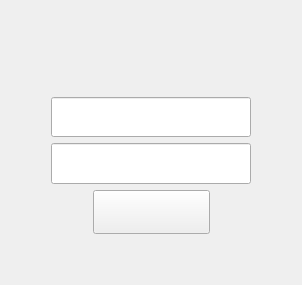
      <widget class="QWidget" name="stackedWidgetPage1">
       <layout class="QGridLayout" name="gridLayout_2">
        <item row="4" column="0">
         <layout class="QHBoxLayout" name="horizontalLayout_5">
          <item>
           <spacer name="horizontalSpacer_3">
            <property name="orientation">
             <enum>Qt::Horizontal</enum>
            </property>
            <property name="sizeHint" stdset="0">
             <size>
              <width>40</width>
              <height>20</height>
             </size>
            </property>
           </spacer>
          </item>
          <item>
           <widget class="QtMaterialTextField" name="lineEdit_ip">
            <property name="minimumSize">
             <size>
              <width>200</width>
              <height>40</height>
             </size>
            </property>
           </widget>
          </item>
          <item>
           <spacer name="horizontalSpacer_4">
            <property name="orientation">
             <enum>Qt::Horizontal</enum>
            </property>
            <property name="sizeHint" stdset="0">
             <size>
              <width>40</width>
              <height>20</height>
             </size>
            </property>
           </spacer>
          </item>
         </layout>
        </item>
        <item row="9" column="0">
         <spacer name="verticalSpacer_2">
          <property name="orientation">
           <enum>Qt::Vertical</enum>
          </property>
          <property name="sizeHint" stdset="0">
           <size>
            <width>20</width>
            <height>40</height>
           </size>
          </property>
         </spacer>
        </item>
        <item row="0" column="0">
         <spacer name="verticalSpacer">
          <property name="orientation">
           <enum>Qt::Vertical</enum>
          </property>
          <property name="sizeType">
           <enum>QSizePolicy::Maximum</enum>
          </property>
          <property name="sizeHint" stdset="0">
           <size>
            <width>20</width>
            <height>30</height>
           </size>
          </property>
         </spacer>
        </item>
        <item row="3" column="0">
         <layout class="QHBoxLayout" name="horizontalLayout_2">
          <property name="bottomMargin">
           <number>0</number>
          </property>
          <item>
           <spacer name="horizontalSpacer_7">
            <property name="orientation">
             <enum>Qt::Horizontal</enum>
            </property>
            <property name="sizeHint" stdset="0">
             <size>
              <width>40</width>
              <height>20</height>
             </size>
            </property>
           </spacer>
          </item>
          <item>
           <widget class="QLabel" name="label_icon_sevo">
            <property name="minimumSize">
             <size>
              <width>50</width>
              <height>50</height>
             </size>
            </property>
            <property name="maximumSize">
             <size>
              <width>150</width>
              <height>150</height>
             </size>
            </property>
            <property name="text">
             <string/>
            </property>
           </widget>
          </item>
          <item>
           <spacer name="horizontalSpacer_8">
            <property name="orientation">
             <enum>Qt::Horizontal</enum>
            </property>
            <property name="sizeHint" stdset="0">
             <size>
              <width>40</width>
              <height>20</height>
             </size>
            </property>
           </spacer>
          </item>
         </layout>
        </item>
        <item row="8" column="0">
         <layout class="QHBoxLayout" name="horizontalLayout_3">
          <item>
           <spacer name="horizontalSpacer">
            <property name="orientation">
             <enum>Qt::Horizontal</enum>
            </property>
            <property name="sizeHint" stdset="0">
             <size>
              <width>40</width>
              <height>20</height>
             </size>
            </property>
           </spacer>
          </item>
          <item>
           <widget class="QtMaterialFlatButton" name="pushButton_connect">
            <property name="minimumSize">
             <size>
              <width>117</width>
              <height>44</height>
             </size>
            </property>
            <property name="maximumSize">
             <size>
              <width>80</width>
              <height>16777215</height>
             </size>
            </property>
            <property name="text">
             <string/>
            </property>
           </widget>
          </item>
          <item>
           <spacer name="horizontalSpacer_2">
            <property name="orientation">
             <enum>Qt::Horizontal</enum>
            </property>
            <property name="sizeHint" stdset="0">
             <size>
              <width>40</width>
              <height>20</height>
             </size>
            </property>
           </spacer>
          </item>
         </layout>
        </item>
        <item row="5" column="0">
         <layout class="QHBoxLayout" name="horizontalLayout_6">
          <item>
           <spacer name="horizontalSpacer_5">
            <property name="orientation">
             <enum>Qt::Horizontal</enum>
            </property>
            <property name="sizeHint" stdset="0">
             <size>
              <width>40</width>
              <height>20</height>
             </size>
            </property>
           </spacer>
          </item>
          <item>
           <widget class="QtMaterialTextField" name="lineEdit_port">
            <property name="minimumSize">
             <size>
              <width>200</width>
              <height>41</height>
             </size>
            </property>
           </widget>
          </item>
          <item>
           <spacer name="horizontalSpacer_6">
            <property name="orientation">
             <enum>Qt::Horizontal</enum>
            </property>
            <property name="sizeHint" stdset="0">
             <size>
              <width>40</width>
              <height>20</height>
             </size>
            </property>
           </spacer>
          </item>
         </layout>
        </item>
       </layout>
      </widget>
